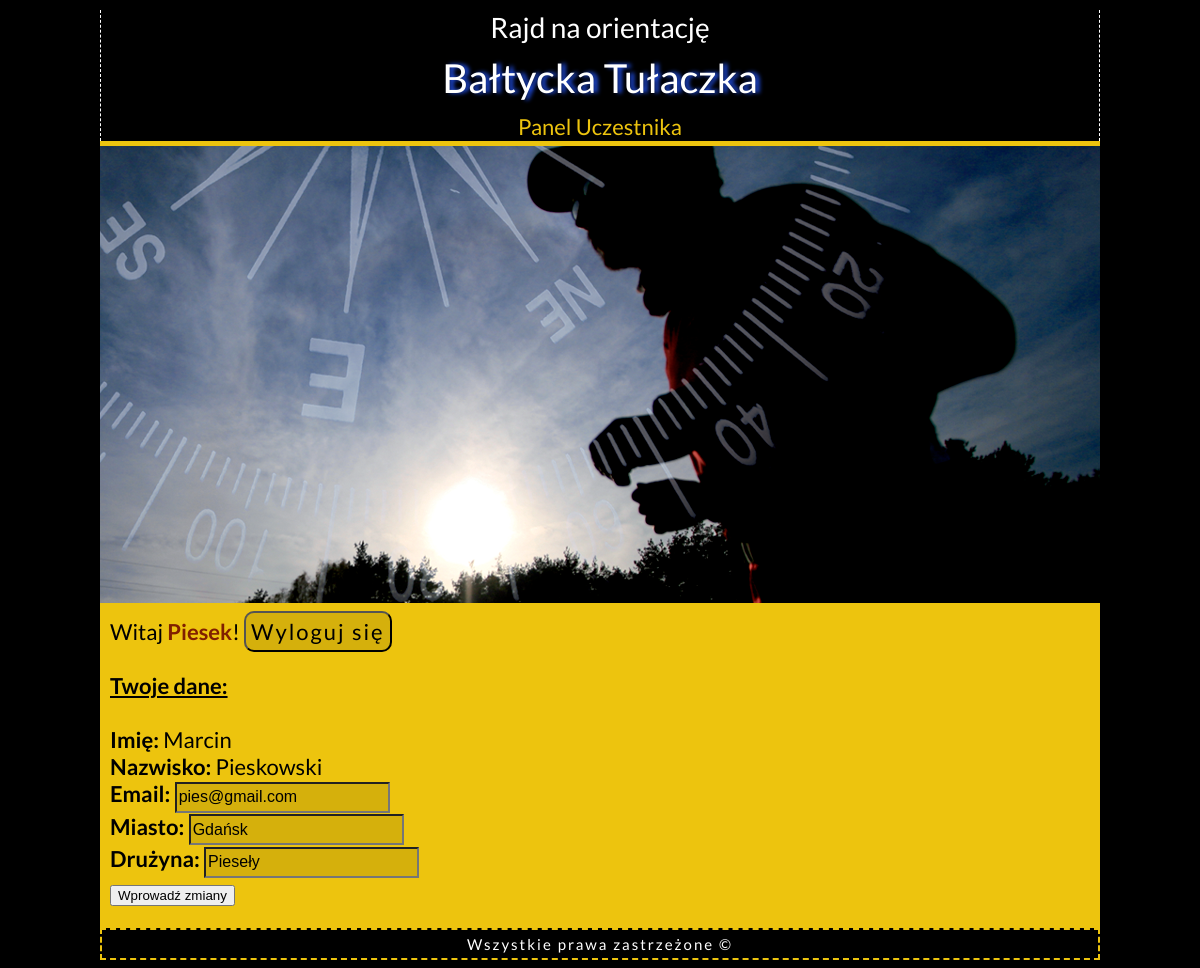
Page /panel_sterowania.php (signed in) on the committed database.
### tables this page shows
CREATE TABLE `uczestnicy` (
  `id` int(11) NOT NULL,
  `login` text NOT NULL,
  `pass` text NOT NULL,
  `email` text NOT NULL,
  `imie` text NOT NULL,
  `nazwisko` text NOT NULL,
  `miasto` text NOT NULL,
  `druzyna` text NOT NULL,
  `oplata` text NOT NULL,
  `level` text NOT NULL
);

### panel_sterowania.php (the view, shortened to what this page needs)
<?php
require_once "connect.php";
	try
	{
		$polaczenie = new mysqli($host, $db_user, $db_password, $db_name);
		if($polaczenie->connect_errno!=0)
		{
			throw new Exception(mysqli_connect_errno());
		}
		else
		{
			$id = $_SESSION['id'];
				?> <script>alert('Dane zostały zmienione') </script> <?php
		}
	}
	catch(Exception $error)
	{
				echo '<span style="color: red">Błąd serwera, spróbuj zalogować się później</span>';
	}
?>
<!DOCTYPE HTML PUBLIC "-//W3C//DTD HTML 4.01//EN">
<html lang="pl-PL">
	<head>
		<link rel="stylesheet" href="style.css" type="text/css"/>
	</head>
	<body>
		<div id="container">
			<div id="logo">
				<div id="logo_tytul">Rajd na orientację<div id="logo_tytul2"> Bałtycka Tułaczka</div> <span style="color:#EDC40E; font-size: 22px">Panel Uczestnika</span></div>
				<div id="logo_img"><img src="img/slajd1.png"/></div>
			</div>
			<div id="menu">
			<form id="edycja_danych" method="post">
			<?php
			$polaczenie = new mysqli($host, $db_user, $db_password, $db_name);
			$sql = $polaczenie->query("SELECT * FROM uczestnicy WHERE id='$id'");
			$wydruk = $sql->fetch_assoc();
			echo "Witaj <span style='color: #802000; font-weight: 700'>".$wydruk['login']."</span>!".' <a class="logout" href="logout.php">Wyloguj się</a><br/><br/>';
			if($wydruk['level']=='member')
			{
			?>
			<u><b>Twoje dane:</b></u><br/><br/>
			<b>Imię: </b><?php echo $wydruk['imie'];?><br/>
			<b>Nazwisko: </b><?php echo $wydruk['nazwisko'];?><br/>
			<b>Email: </b><input class="ps_input" type="text" name="u_email" value="<?php echo $wydruk['email']; ?>"><br/>
			<b>Miasto: </b><input class="ps_input" type="text" name="u_miasto" value="<?php echo $wydruk['miasto'];?>"><br/>
			<b>Drużyna: </b><input class="ps_input" type="text" name="u_druzyna" value="<?php echo $wydruk['druzyna']?>"><br/>
			<input type="submit" value="Wprowadź zmiany">
			<?php
			}
			else if($wydruk['level']=='admin')
			{
				header('Location: admin_panel.php');
			}
			?>
			</form>
			</div>
			<div id="stopka">Wszystkie prawa zastrzeżone &copy</div>
			</div>
	</body>
</html>

### style.css (style rules this page uses)
body { background-color: black; font-family: 'Lato', sans-serif; font-size: 22px; }
#container { width: 1000px; margin-left: auto; margin-right: auto; background-color: #EDC40E; }
#logo { color: white; text-align: center; }
#logo_tytul { border-left: 1px dashed white; border-right: 1px dashed white; margin-top:10px; margin-bottom: 5px; background-color: black; font-size: 28px; }
#logo_tytul2 { font-size: 40px; margin-top:10px; margin-bottom: 5px; background-color: black; text-shadow: 4px 0px 4px #2253F5; }
#menu { padding: 10px; min-height: 300px; }
#stopka { background-color: black; color: white; font-size: 15px; letter-spacing: 2px; padding: 5px; text-align: center; border: 2px dashed #EDC40E; }
.logout { border: 2px outset black; border-radius: 10px; padding: 5px; letter-spacing: 2px; background-color: #D5B00C; }
.logout:link { color: black; text-decoration: none; }
.ps_input { background-color: #D5B00C; color: black; height: 25px; min-width: 130px; font-size: 16px; }

### rows in the picture
uczestnicy: login "Piesek", imie "Marcin", nazwisko "Pieskowski", u_email "pies@gmail.com", u_miasto "Gdańsk", u_druzyna "Pieseły"
